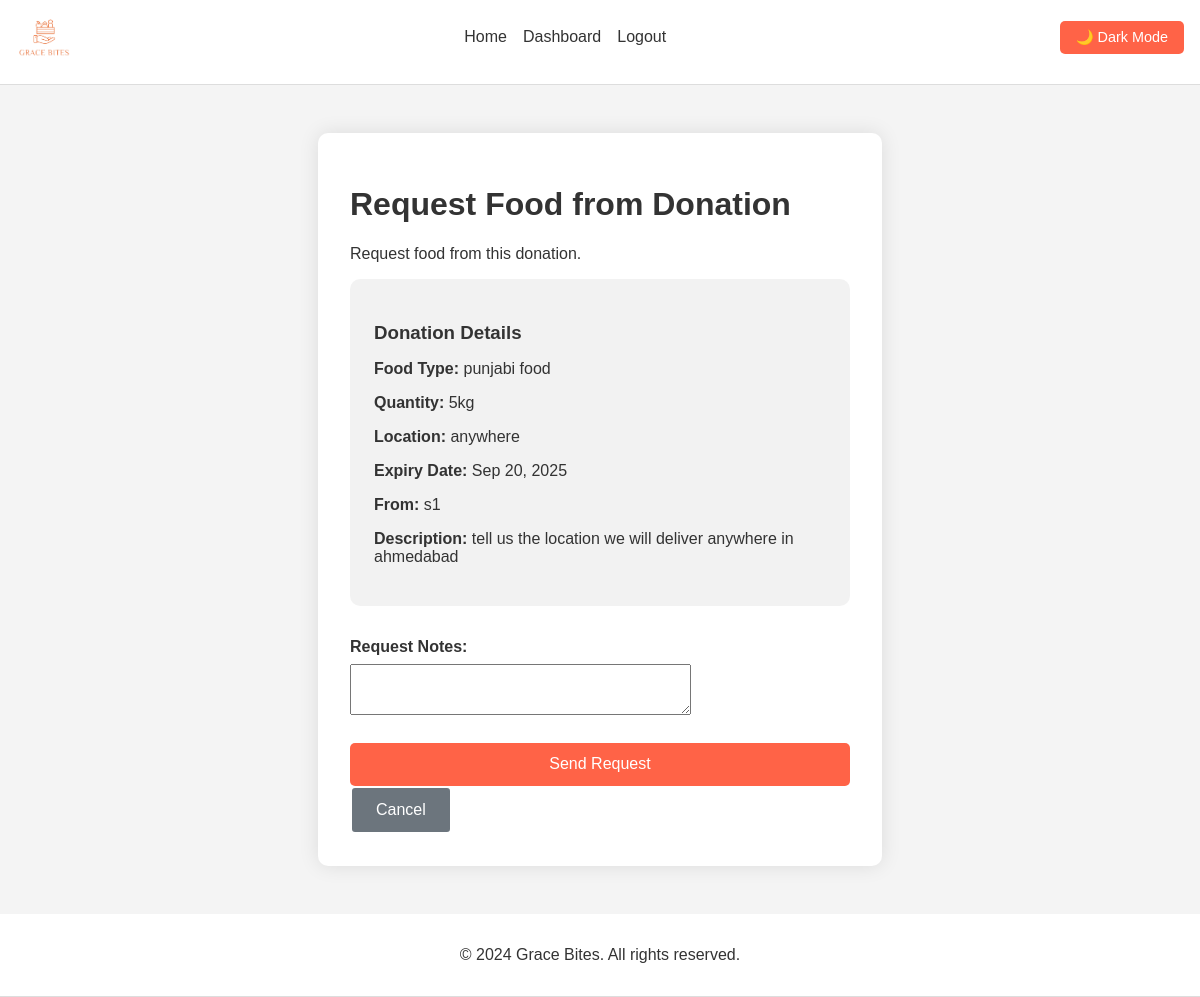
Page /ngo/request-food/4/ (signed in) on the committed database.
### core/models.py (models this page shows, shortened)
class FoodDonation(models.Model):
    donor = models.ForeignKey(settings.AUTH_USER_MODEL, on_delete=models.CASCADE, related_name='food_donations')
    food_type = models.CharField(max_length=100)
    quantity = models.CharField(max_length=50)
    description = models.TextField()
    expiry_date = models.DateTimeField()
    location = models.CharField(max_length=255)
    image = models.ImageField(upload_to='food_donations/', null=True, blank=True)
    posted_at = models.DateTimeField(auto_now_add=True)
    is_accepted = models.BooleanField(default=False)
    is_available = models.BooleanField(default=True)
    class Meta:
        ordering = ['-posted_at']

### accounts/models.py (models this page shows, shortened)
class User(AbstractUser):
    class Role(models.TextChoices):
        ADMIN = "ADMIN", "Admin"
        RESTAURANT = "RESTAURANT", "Restaurant"
        NGO = "NGO", "Ngo"
        EVENTPLANNER = "EVENTPLANNER", "Event Planner"
    role = models.CharField(max_length=50, choices=Role.choices, default=Role.RESTAURANT)

### ngo/views.py (the view)
# urls.py: path('request-food/<int:donation_id>/', views.request_food_from_donation, name='request_food_from_donation'),
@login_required
def request_food_from_donation(request, donation_id):
    donation = get_object_or_404(FoodDonation, id=donation_id)
    if request.method == 'POST':
        form = CollaborationForm(request.POST)
        if form.is_valid():
            collaboration = form.save(commit=False)
            collaboration.donor = donation.donor
            collaboration.ngo = request.user
            collaboration.food_donation = donation
            collaboration.status = 'PENDING'
            collaboration.save()
            messages.success(request, 'Request sent successfully!')
            return redirect('ngo_dashboard')
    else:
        form = CollaborationForm()
    return render(request, 'ngo/request_food_from_donation.html', {
        'form': form,
        'donation': donation
    })

### core/forms.py
class CollaborationForm(forms.ModelForm):
    class Meta:
        model = Collaboration
        fields = ['notes']
        widgets = {
            'notes': forms.Textarea(attrs={'rows': 3}),
        }

### templates/ngo/request_food_from_donation.html (shortened to what this page needs)
{% extends 'base.html' %}
{% block content %}
<div class="container">
    <div class="form-container">
        <h1>Request Food from Donation</h1>
        <p>Request food from this donation.</p>
        <div class="donation-details">
            <h3>Donation Details</h3>
            <p><strong>Food Type:</strong> {{ donation.food_type }}</p>
            <p><strong>Quantity:</strong> {{ donation.quantity }}</p>
            <p><strong>Location:</strong> {{ donation.location }}</p>
            <p><strong>Expiry Date:</strong> {{ donation.expiry_date|date:"M d, Y" }}</p>
            <p><strong>From:</strong> {{ donation.donor.username }}</p>
            {% if donation.description %}
                <p><strong>Description:</strong> {{ donation.description }}</p>
            {% endif %}
        </div>
        <form method="post">
            <div class="form-group">
                <label for="{{ form.notes.id_for_label }}">Request Notes:</label>
                {{ form.notes }}
            </div>
            <div class="form-actions">
                <button type="submit" class="btn btn-primary">Send Request</button>
                <a href="{% url 'ngo_dashboard' %}" class="btn btn-secondary">Cancel</a>
            </div>
        </form>
    </div>
</div>
{% endblock %}

### static/css/style.css (style rules this page uses)
body { font-family: Arial, sans-serif; margin: 0; padding: 0; transition: background-color 0.3s, color 0.3s; }
a { text-decoration: none; }
body.light-theme { background-color: #f4f4f4; color: #333; }
.btn { background-color: #ff6347; color: #fff; padding: 0.8rem 1.5rem; border-radius: 5px; font-size: 1rem; transition: background-color 0.3s; border: none; cursor: pointer; text-decoration: none; display: inline-block; }
.btn-secondary { background-color: transparent; color: #fff; border: 2px solid #fff; }
.form-container { max-width: 500px; margin: 2rem auto; padding: 2rem; border-radius: 10px; box-shadow: 0 0 20px rgba(0, 0, 0, 0.1); transition: all 0.3s ease; }
.light-theme .form-container { background-color: #fff; color: #333; }
.form-container form label { display: block; margin-bottom: 0.5rem; font-weight: bold; color: inherit; }
.form-container button { width: 100%; padding: 0.8rem; background-color: #ff6347; color: #fff; border: none; border-radius: 5px; font-size: 1rem; cursor: pointer; transition: background-color 0.3s; }
.form-group { margin-bottom: 1.5rem; }
.btn-secondary { background-color: #6c757d; }
.donation-details, .request-details { background: rgba(255, 255, 255, 0.1); padding: 1.5rem; border-radius: 10px; margin-bottom: 2rem; }
.light-theme .donation-details, .light-theme .request-details { background: rgba(0, 0, 0, 0.05); }
.donation-details h3, .request-details h3 { margin-bottom: 1rem; color: inherit; }

### rows in the picture
FoodDonation: food_type "punjabi food", quantity "5kg", location "anywhere", expiry_date "Sep 20, 2025", donor.username "s1", description "tell us the location we will deliver anywhere in ahmedabad"
